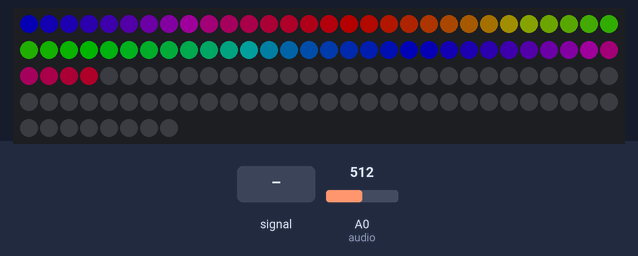
Recording of a sketch running on a simulated Arduino Uno, built with avr-gcc and run on an emulated ATmega328P. Parts: 128 RGB LEDs in strip order, left to right, continuing on the next row. Inputs (shaded band) come from the test bench; at power-on: A0 (audio) = 512. Dim RGB values are drawn brighter than linear; what the sketch prints to the serial monitor is not drawn.

Above: at 4.2 s.
4.3 s: A0 (audio) set to 0
At 6.0 s:
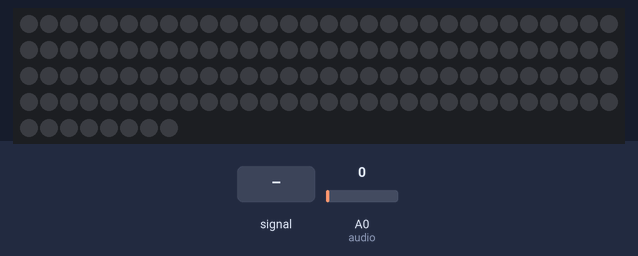
6.3 s: A0 (audio) set to 95
8.7 s: A0 (audio) fed a 200 Hz sine of ±81 counts around its level
At 9.5 s:
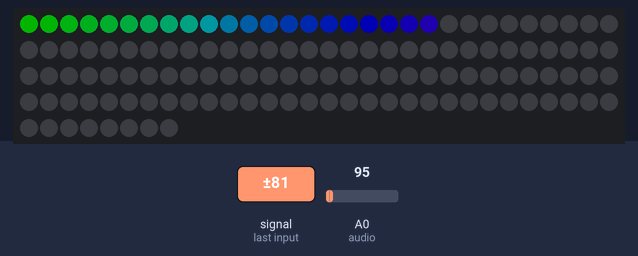
11.7 s: A0 (audio) set to 266
At 11.92 s:
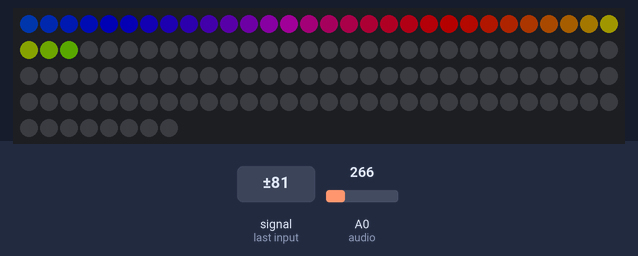
14.1 s: A0 (audio) fed a 200 Hz sine of ±81 counts around its level
At 14.37 s:
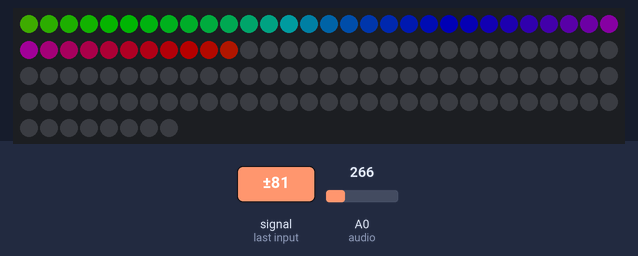
16.9 s: A0 (audio) set to 75
At 17.09 s:
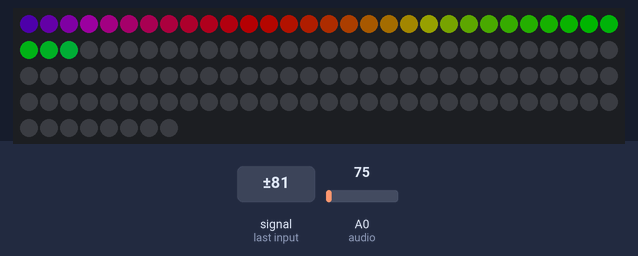
Timing chart, 0 to 19.9 s (numbered marks = the images above; inputs shaded):
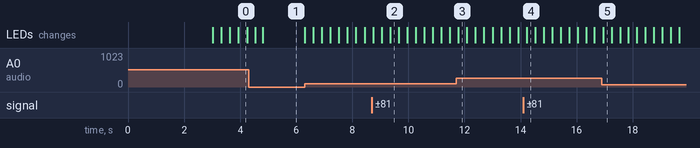

Measured:
- after the input at 4.3 s, the LEDs: first change after 0.25 s (image 1 shows a later state)
- after the input at 8.7 s, the LEDs: first change at once (image 2 shows a later state)
- after the input at 11.7 s, the LEDs: change after 0.07 s (image 3)

The sketch:

musicvid.ino
```cpp
#include <FastLED.h>

// Arduino Music Visualizer 0.2

// This music visualizer works off of analog input from a 3.5mm headphone jack
// Just touch jumper wire from A0 to tip of 3.5mm headphone jack

// The code is dynamic and can handle variable amounts of LEDs
// as long as you adjust NUM_LEDS according to the amount of LEDs you are using

// LED LIGHTING SETUP
#define LED_PIN     5
#define NUM_LEDS    128
#define BRIGHTNESS  64
#define LED_TYPE    WS2811
#define COLOR_ORDER GRB
CRGB leds[NUM_LEDS];

#define UPDATES_PER_SECOND 100

// AUDIO INPUT SETUP
int audio = A0;

// STANDARD VISUALIZER VARIABLES
int loop_max = 0;
int k = 255; // COLOR WHEEL POSITION
int decay = 0; // HOW MANY MS BEFORE ONE LIGHT DECAY
int decay_check = 0;
long pre_react = 0; // NEW SPIKE CONVERSION
long react = 0; // NUMBER OF LEDs BEING LIT
long post_react = 0; // OLD SPIKE CONVERSION

// RAINBOW WAVE SETTINGS
int wheel_speed = 3;

void setup()
{
  // LED LIGHTING SETUP
  delay( 3000 ); // power-up safety delay
  FastLED.addLeds<LED_TYPE, LED_PIN, COLOR_ORDER>(leds, NUM_LEDS).setCorrection( TypicalLEDStrip );
  FastLED.setBrightness(  BRIGHTNESS );

  // CLEAR LEDS
  for (int i = 0; i < NUM_LEDS; i++)
    leds[i] = CRGB(0, 0, 0);
  FastLED.show();

  // SERIAL AND INPUT SETUP
  Serial.begin(115200);
  pinMode(audio, INPUT);
  Serial.println("\nListening...");
}

// FUNCTION TO GENERATE COLOR BASED ON VIRTUAL WHEEL
// https://github.com/NeverPlayLegit/Rainbow-Fader-FastLED/blob/master/rainbow.ino
CRGB Scroll(int pos) {
  CRGB color (0,0,0);
  if(pos < 85) {
    color.g = 0;
    color.r = ((float)pos / 85.0f) * 255.0f;
    color.b = 255 - color.r;
  } else if(pos < 170) {
    color.g = ((float)(pos - 85) / 85.0f) * 255.0f;
    color.r = 255 - color.g;
    color.b = 0;
  } else if(pos < 256) {
    color.b = ((float)(pos - 170) / 85.0f) * 255.0f;
    color.g = 255 - color.b;
    color.r = 1;
  }
  return color;
}

// FUNCTION TO GET AND SET COLOR
// THE ORIGINAL FUNCTION WENT BACKWARDS
// THE MODIFIED FUNCTION SENDS WAVES OUT FROM FIRST LED
// https://github.com/NeverPlayLegit/Rainbow-Fader-FastLED/blob/master/rainbow.ino
void rainbow()
{
  for(int i = NUM_LEDS - 1; i >= 0; i--) {
    if (i < react)
      leds[i] = Scroll((i * 256 / 50 + k) % 256);
    else
      leds[i] = CRGB(0, 0, 0);
  }
  FastLED.show();
}

void loop()
{
  int audio_input = analogRead(audio); // ADD x2 HERE FOR MORE SENSITIVITY

  if (audio_input > 0)
  {
    pre_react = ((long)NUM_LEDS * (long)audio_input) / 1023L; // TRANSLATE AUDIO LEVEL TO NUMBER OF LEDs

    if (pre_react > react) // ONLY ADJUST LEVEL OF LED IF LEVEL HIGHER THAN CURRENT LEVEL
      react = pre_react;

    Serial.print(audio_input);
    Serial.print(" -> ");
    Serial.println(pre_react);
  }

  rainbow(); // APPLY COLOR

  k = k - wheel_speed; // SPEED OF COLOR WHEEL
  if (k < 0) // RESET COLOR WHEEL
    k = 255;

  // REMOVE LEDs
  decay_check++;
  if (decay_check > decay)
  {
    decay_check = 0;
    if (react > 0)
      react--;
  }
  //delay(1);
}
```
